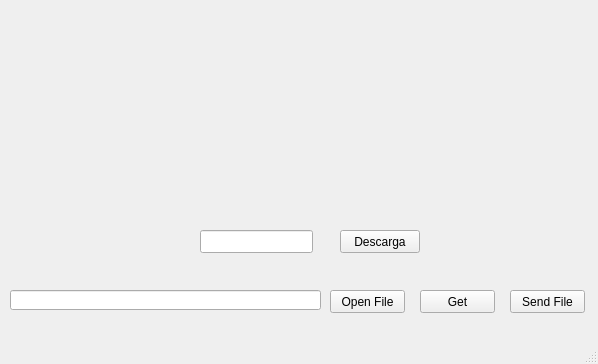
<?xml version="1.0" encoding="UTF-8"?>
<ui version="4.0">
 <class>MainWindow</class>
 <widget class="QMainWindow" name="MainWindow">
  <property name="geometry">
   <rect>
    <x>0</x>
    <y>0</y>
    <width>598</width>
    <height>364</height>
   </rect>
  </property>
  <property name="windowTitle">
   <string>MainWindow</string>
  </property>
  <widget class="QWidget" name="centralwidget">
   <widget class="QPushButton" name="btnRequest">
    <property name="geometry">
     <rect>
      <x>510</x>
      <y>290</y>
      <width>75</width>
      <height>23</height>
     </rect>
    </property>
    <property name="text">
     <string>Send File</string>
    </property>
   </widget>
   <widget class="QPushButton" name="btnGet">
    <property name="geometry">
     <rect>
      <x>420</x>
      <y>290</y>
      <width>75</width>
      <height>23</height>
     </rect>
    </property>
    <property name="text">
     <string>Get</string>
    </property>
   </widget>
   <widget class="QPushButton" name="btnOpenFile">
    <property name="geometry">
     <rect>
      <x>330</x>
      <y>290</y>
      <width>75</width>
      <height>23</height>
     </rect>
    </property>
    <property name="text">
     <string>Open File</string>
    </property>
   </widget>
   <widget class="QLineEdit" name="tbxFilePath">
    <property name="geometry">
     <rect>
      <x>10</x>
      <y>290</y>
      <width>311</width>
      <height>20</height>
     </rect>
    </property>
   </widget>
   <widget class="QPushButton" name="btnDownload">
    <property name="geometry">
     <rect>
      <x>340</x>
      <y>230</y>
      <width>80</width>
      <height>23</height>
     </rect>
    </property>
    <property name="text">
     <string>Descarga</string>
    </property>
   </widget>
   <widget class="QLineEdit" name="tbxDownload">
    <property name="geometry">
     <rect>
      <x>200</x>
      <y>230</y>
      <width>113</width>
      <height>23</height>
     </rect>
    </property>
   </widget>
  </widget>
  <widget class="QMenuBar" name="menubar">
   <property name="geometry">
    <rect>
     <x>0</x>
     <y>0</y>
     <width>598</width>
     <height>20</height>
    </rect>
   </property>
  </widget>
  <widget class="QStatusBar" name="statusbar"/>
 </widget>
 <resources/>
 <connections/>
</ui>
